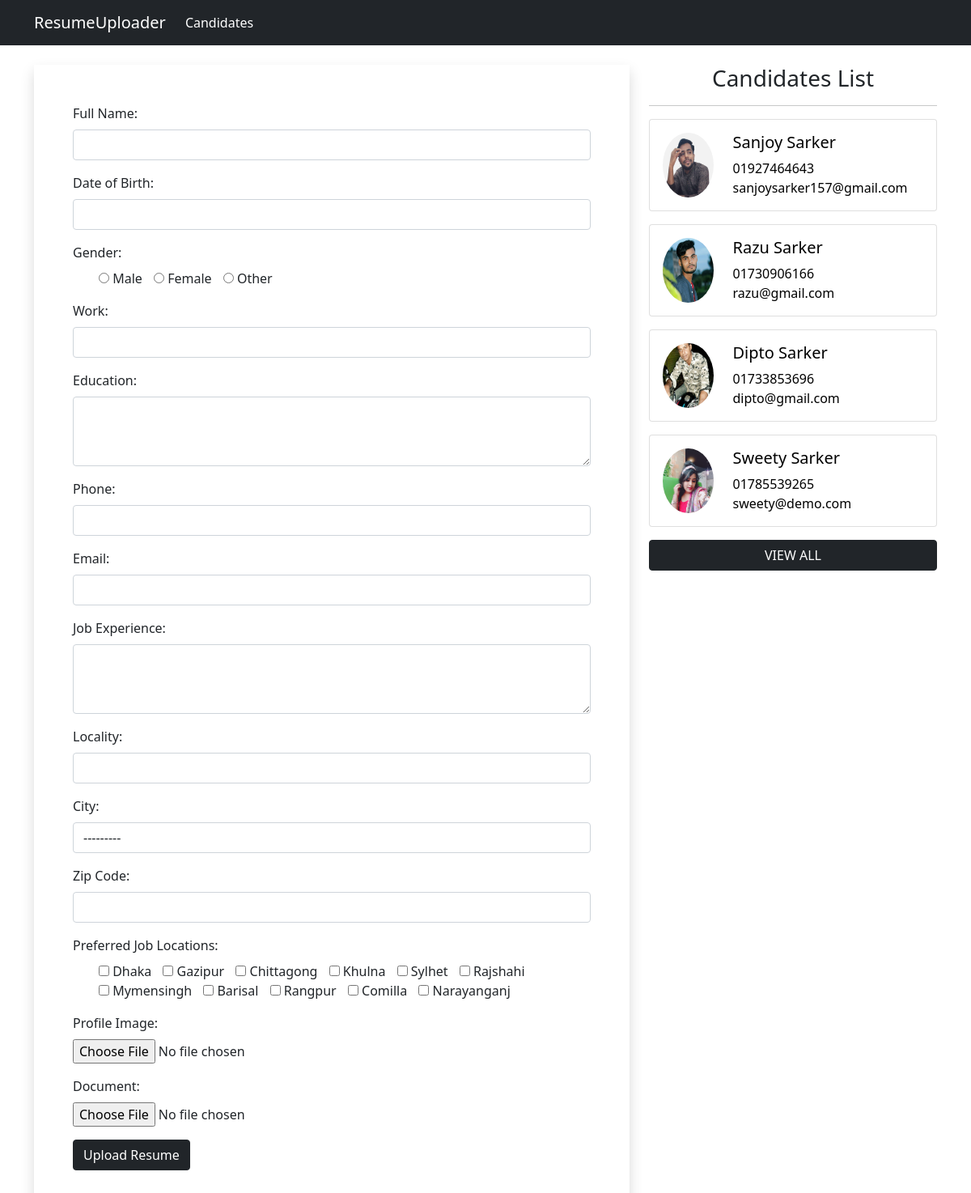
The page / on the database its author committed.
### app/models.py (models this page shows, shortened)
class Resume(models.Model):
    name = models.CharField(max_length=100)
    birth = models.DateField(auto_now=False,auto_now_add=False)
    gender = models.CharField(max_length=100)
    work = models.CharField(max_length=100)
    education = models.TextField(max_length=200)
    phone = models.PositiveIntegerField()
    email = models.EmailField(max_length=50)
    experience = models.TextField(max_length=500)
    locality = models.CharField(max_length=100)
    city = models.CharField(max_length=100,choices=CITY)
    zip = models.PositiveIntegerField()
    job_city = models.CharField(max_length=100)
    profile_image = models.ImageField(upload_to='profile_pic',blank=True)
    my_file = models.FileField(upload_to='doc',blank=True)

### app/views.py (the view, shortened to what this page needs)
# urls.py: path('',Home,name="home"),
def Home(request):
    candidates = Resume.objects.all()[:8]
    form = ResumeForm()
    context = {'form':form,'candidates':candidates}
    return render(request,'app/home.html',context)

### templates/app/home.html (shortened to what this page needs)
{% extends 'base.html' %}
{% load static %}
{% block content %}
<div class="container my-4">
    <div class="row">
        <div class="col-sm-8">
            <form action="" method="post" novalidate class="shadow p-5" enctype="multipart/form-data">
                {% for fm in form %}
                <div class="form-group mb-3">
                    <p class="mb-2">{{fm.label_tag}}</p> {{fm}}
                </div>
                {% endfor %}
                <div class="mt-3">
                    <button type="submit" class="btn btn-dark mb-3">Upload Resume</button>
                </div>
            </form>
        </div>
        <div class="col-sm-4">
            <h3 class="text-center">Candidates List</h3>
            <hr>
            {% for cd in candidates %}
            <a href="{% url 'candidate' cd.id %}">
                <div class="card card-body mb-3">
                    <div class="row">
                        <div class="col-sm-3">
                            <div class="imgpart">
                                <img src="{{cd.profile_image.url}}" alt="">
                            </div>
                        </div>
                        <div class="col-sm-9">
                            <h5>{{cd.name}}</h5>
                            <p>0{{cd.phone}}</p>
                            <p>{{cd.email}}</p>
                        </div>
                    </div>
                </div>
            </a>
            {% endfor %}
            <a href="{% url 'candidate_list' %}" class="btn-dark btn w-100">VIEW ALL</a>
        </div>
    </div>
</div>
{% endblock content %}

### templates/base.html (shortened to what this page needs)
<!DOCTYPE html>
{% load static %}
<html lang="en">
<head>
    <link href="https://cdn.jsdelivr.net/npm/bootstrap@5.0.2/dist/css/bootstrap.min.css" rel="stylesheet"
>
    <link rel="stylesheet" href="{% static 'app/css/style.css' %}">
    <link rel="stylesheet" href="//code.jquery.com/ui/1.13.0/themes/base/jquery-ui.css">
    <link rel="stylesheet" href="/resources/demos/style.css">
</head>
<body>
    {% include 'app/navbar.html' %}
    {% block content %} {% endblock content %}
</body>
</html>

### templates/app/navbar.html (shortened to what this page needs)
{% load static %}
<nav class="navbar navbar-expand-lg navbar-dark bg-dark">
    <div class="container">
        <a class="navbar-brand" href="{% url 'home' %}">ResumeUploader</a>
        <div class="collapse navbar-collapse" id="navbarNav">
            <ul class="navbar-nav">
                <li class="nav-item">
                    <a class="nav-link active" aria-current="page" href="{% url 'candidate_list' %}">Candidates</a>
                </li>
            </ul>
        </div>
    </div>
</nav>

### static/app/css/style.css (style rules this page uses)
* { margin:0; padding:0; box-sizing: border-box; }
#id_gender, #id_job_city { list-style-type: none; }
#id_gender li, #id_job_city li { display: inline; margin-right: 10px; margin-top: 10px; }
a,a:hover { text-decoration: none !important; color:black; }
p { margin-bottom: 0; }
.imgpart { width: 100%; height: 100%; }
.imgpart img { width: 100%; height: 100%; border-radius: 50%; background: #f2f2f2; }

### rows shown on the page
Resume: profile_image (placeholder picture), name "Sanjoy Sarker", phone "1927464643", email "sanjoysarker157@gmail.com"
Resume: profile_image (picture), name "Razu Sarker", phone "1730906166", email "razu@gmail.com"
Resume: profile_image (picture), name "Dipto Sarker", phone "1733853696", email "dipto@gmail.com"
Resume: profile_image (picture), name "Sweety Sarker", phone "1785539265", email "sweety@demo.com"

### other values the page prints
{{ fm.label_tag }} "Full Name:" "Date of Birth:" "Gender:" "Work:" "Education:" "Phone:" "Email:" "Job Experience:" "Locality:" "City:" "Zip Code:" "Preferred Job Locations:" "Profile Image:" "Document:"
